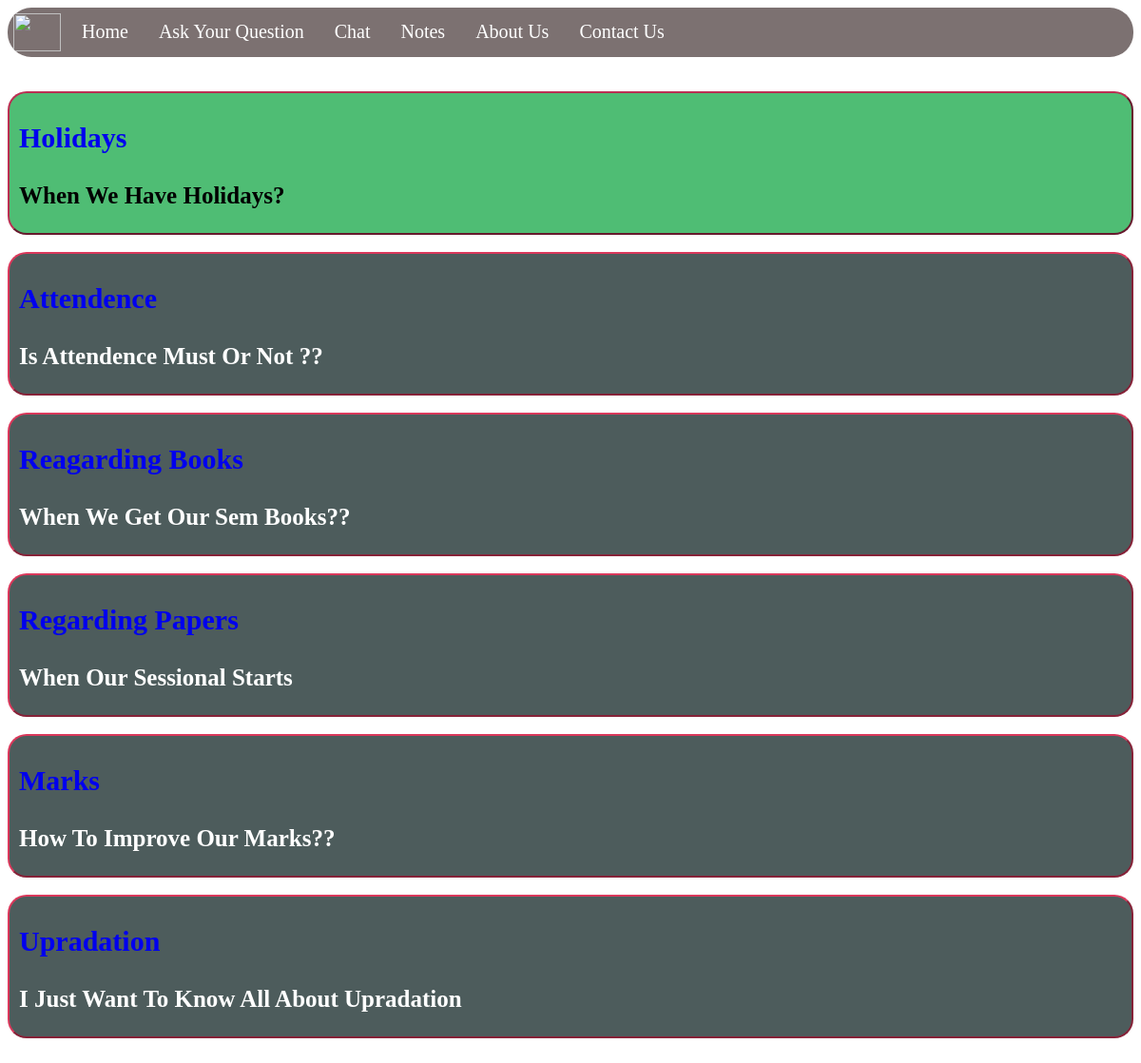
Before: / with the older database file.
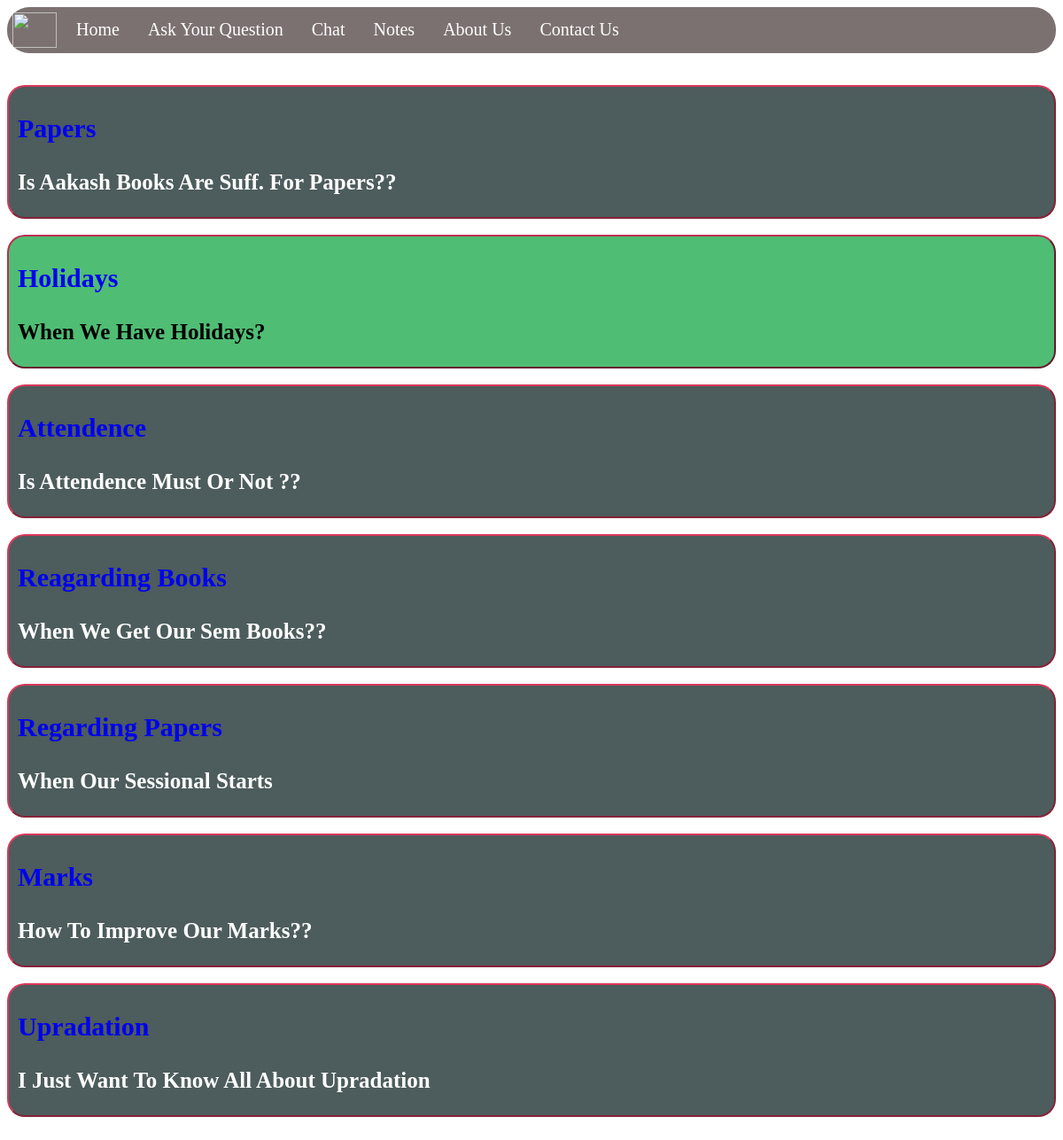
After: the same page with the newer database file.
### QNA/models.py (models this page shows, shortened)
class question(models.Model):
    Title=models.CharField(max_length=50)
    Message=models.TextField()
    SolvedBy=ForeignKey(solvedBy,on_delete=models.CASCADE,blank=True,null=True)

### QNA/views.py (the view)
# urls.py: 2. Add a URL to urlpatterns:  path('', views.home, name='home')
def home(request):
    title = request.POST.get('title', 'No')
    Question=request.POST.get('question', 'No')
    if title!="No" and Question!="No":
        if title and Question:
            print(title)
            value=question(Title=title,Message=Question)
            value.save()
            return render(request,"QNA/thanks.html")
    Questions=question.objects.all()
    return render(request,"QNA/home.html",{
        "Questions":Questions
    })

### QNA/templates/QNA/home.html (shortened to what this page needs)
<!DOCTYPE html>
<html lang="en">
<head>
</head>
<body background="https://wallpapercave.com/wp/wp5471067.jpg">
    <ul>
        <li><img src="https://cdn-icons-png.flaticon.com/512/2274/2274755.png" type="image/x-icon"></li>
        <li><a href="/">Home</a></li>
        <li><a href="/AskQuestion">Ask Your Question</a></li>
        <li><a href="/chat/">Chat</a></li>
        <li><a href="/">Notes</a></li>
        <li><a href="/aboutus">About Us</a></li>
        <li><a href="/contact">Contact Us</a></li>
    </ul>
    <br><br>
    {% for Question in Questions|slice:"::-1" %}
    {% if Question.SolvedBy %}
    <div class="ans" style="border: 2px outset rgb(218, 56, 91);border-radius:20px; ">
        <a href="{% url 'specificans' Question.id %}">
            <h3 style="margin-left:10px;font-size:30px">{{Question.Title|title}}</h3>
        </a>
        <h3 style="margin-left:10px;font-size:25px;color:white">{{Question.Message|title}}</h3>
    </div><br>
    {% else %}
    <div class="noans" style="border: 2px outset rgb(187, 47, 82);border-radius:20px ">
        <a href="{% url 'specificans' Question.id %}">
            <h3 style="margin-left:10px;font-size:30px">{{Question.Title|title}}</h3>
        </a>
        <h3 style="margin-left:10px;font-size:25px">{{Question.Message|title}}</h3>
    </div><br>
    {% endif %}
    {% endfor %}
</body>
</html>

Changed rows visible on the page:
added question: Title "Papers", Message "Is Aakash Books Are Suff. For Papers??"
